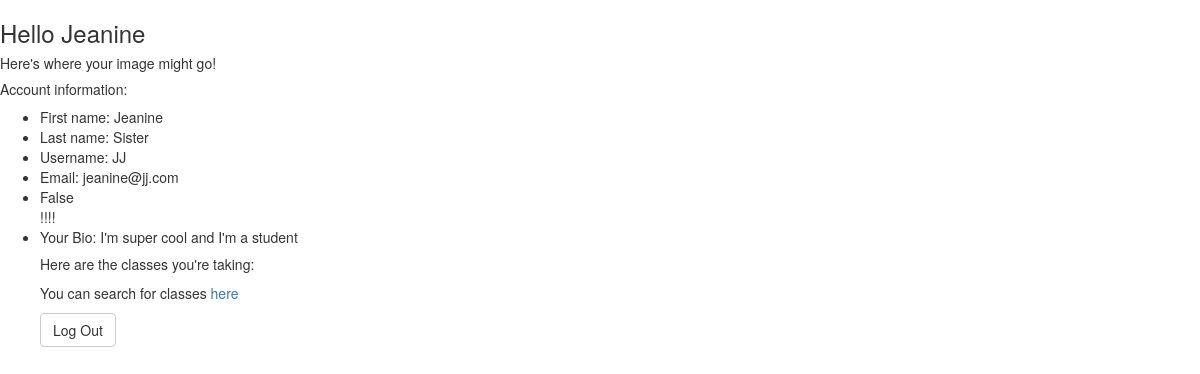
Page /profile/JJ (signed in) on the earlier database version.
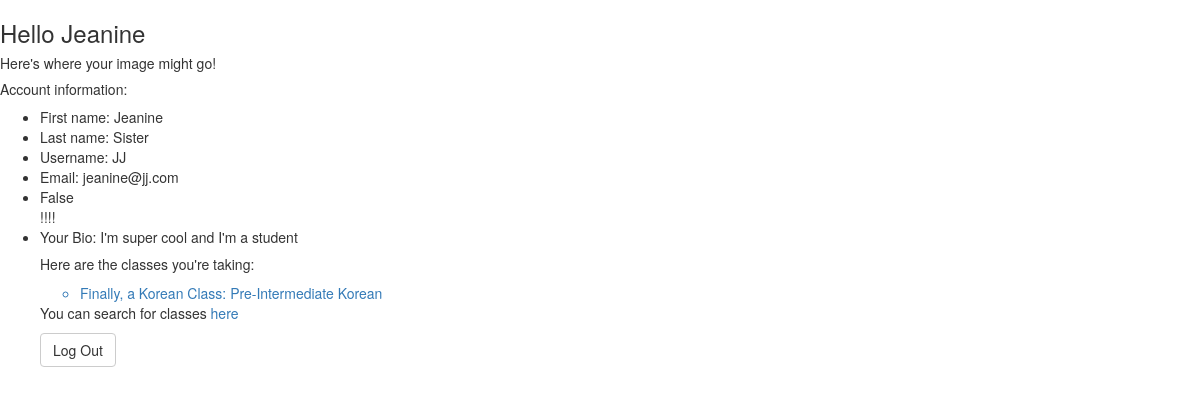
Same page on the later database version.
### model.py (models this page shows)
class User(db.Model):
    __tablename__ = "users"
    user_id = db.Column(db.Integer, primary_key=True, autoincrement=True)
    username = db.Column(db.String(40), nullable=False)
    email = db.Column(db.String(100), nullable=False)
    password = db.Column(db.String(30), nullable=False)
    fname = db.Column(db.String(60))
    lname = db.Column(db.String(100))
    is_teacher = db.Column(db.Boolean, nullable=False)
    image = db.Column(db.String(150))
    bio = db.Column(db.String(300))
    def __repr__(self):
        return "<User user_id={} email={}>".format(self.user_id, self.email)

class Classroom(db.Model):
    __tablename__ = "classes"
    class_id = db.Column(db.Integer, autoincrement=True, primary_key=True)
    class_name = db.Column(db.String(35), nullable=False)
    language = db.Column(db.String(40), nullable=False)
    level = db.Column(db.String, nullable=False)
    cost = db.Column(db.Float, nullable=True)
    min_students = db.Column(db.Integer, nullable=False)
    max_students = db.Column(db.Integer, nullable=False)
    address = db.Column(db.String, nullable=True)
    class_days = db.Column(db.String, nullable=False)
    start_date = db.Column(db.String, nullable=False)
    end_date = db.Column(db.String, nullable=True)
    start_time = db.Column(db.String, nullable=False)
    end_time = db.Column(db.String, nullable=False)
    per_time = db.Column(db.String, nullable=False)
    def __repr__(self):
        return "<Class class_id={} language={}>".format(self.class_id, self.language)

### server.py (the view)
@app.route('/profile/<user_username>')
def profile(user_username):
    session_id = session["user_id"]
    print "session_id"
    print session_id
    user_email = db.session.query(User).filter(User.user_id == session_id).first()
    print "user_email"
    print user_email
    user_classes = db.session.query(Classroom).join(ClassUser).filter(ClassUser.user_id == session_id).all()
    print user_classes
    print "bonitinha"
    return render_template("profile.html", user_email=user_email, user_classes=user_classes)

### templates/profile.html (shortened to what this page needs)
{% extends 'base.html' %}
{% block body %}
<h3>Hello {{ user_email.fname }}</h3>
<h5>Here's where your image might go!</h5>
<h5>Account information: </h5>
<ul>
    <li>First name: {{ user_email.fname }}</li>
    <li>Last name: {{ user_email.lname }}</li>
    <li>Username: {{ user_email.username }}</li>
    <li>Email: {{ user_email.email }}</li>
    <li>{{ user_email.is_teacher }}</li>  !!!!
    <li>Your Bio: {{ user_email.bio }}</li>
<h5>Here are the classes you're taking:</h5>
<ul id="users-classes">
{% for item in user_classes %}
    <a href="/class-info/{{ item.class_id }}"><li>{{ item.class_name }}: {{ item.level }} {{ item.language }}</li></a>
{% endfor %}
</ul>
<p>You can search for classes <a href="/search">here</a></p>
<form action='/logout'>
    <button id="logout" type="submit" class="btn btn-default">Log Out</button>
</form>
{% endblock %}

### templates/base.html (shortened to what this page needs)
<!doctype html>
<html>
<head>
  <link href="https://maxcdn.bootstrapcdn.com/bootstrap/3.3.4/css/bootstrap.min.css" rel="stylesheet">
  <link href="/static/project.css" rel="stylesheet">
</head>
<body>
  {% block body %}
  {% endblock %}
  </body>
</html>

Differences in the rows shown:
added Classroom: class_name "Finally, a Korean Class", level "Pre-Intermediate", language "Korean"
